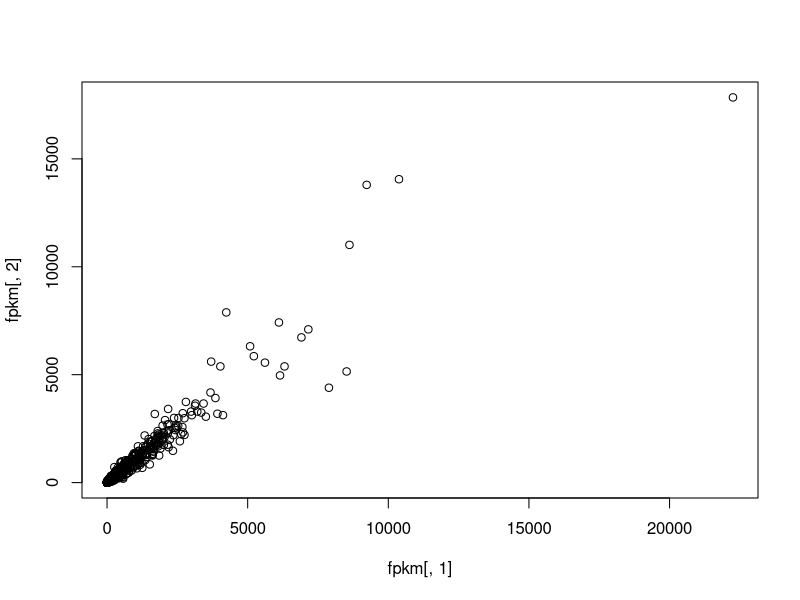
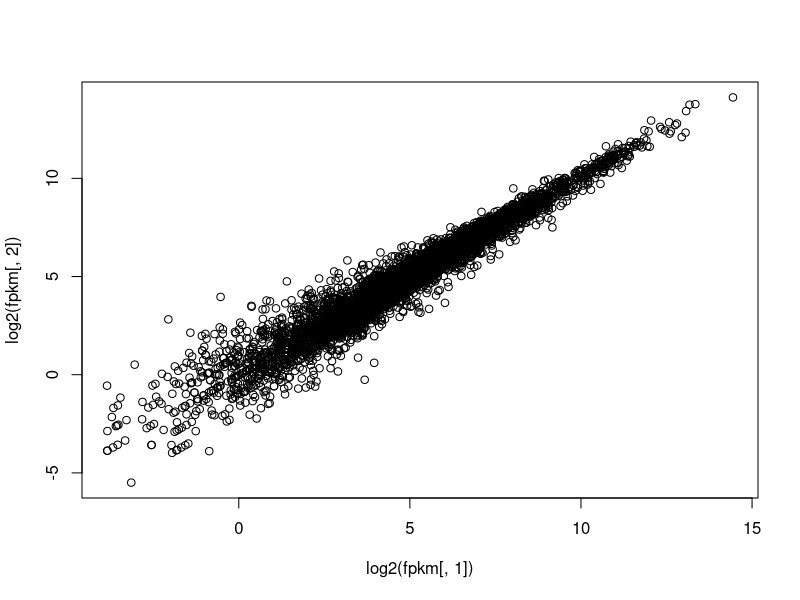
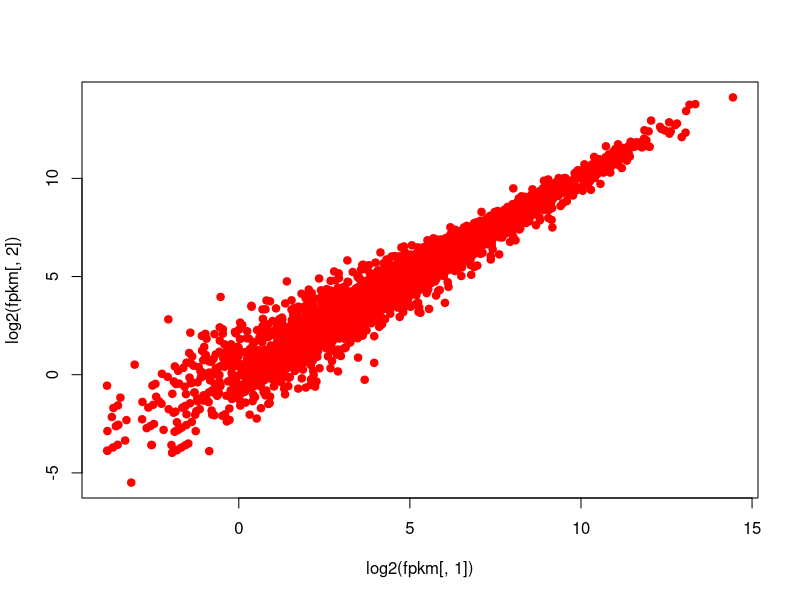
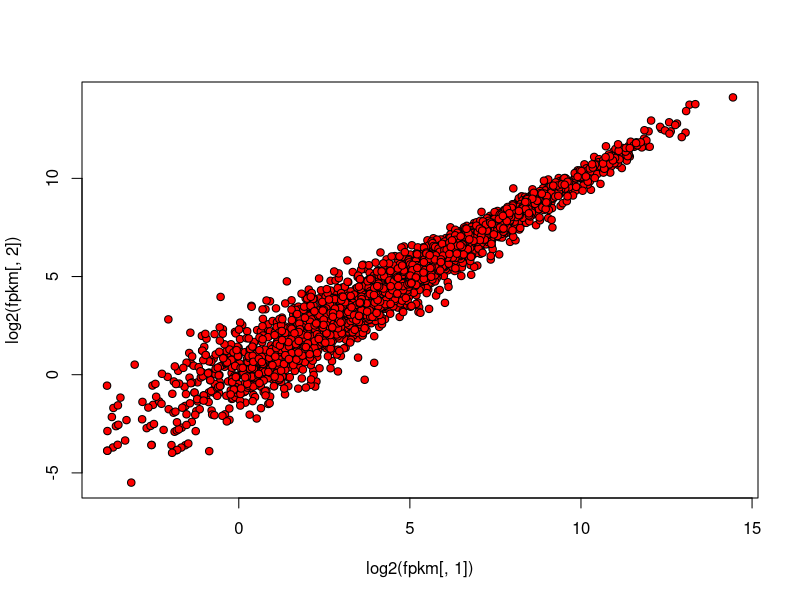
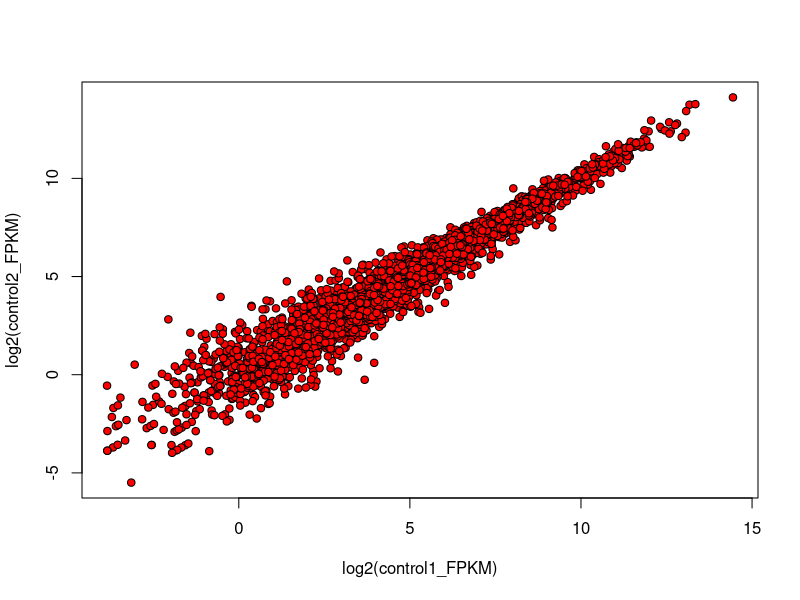
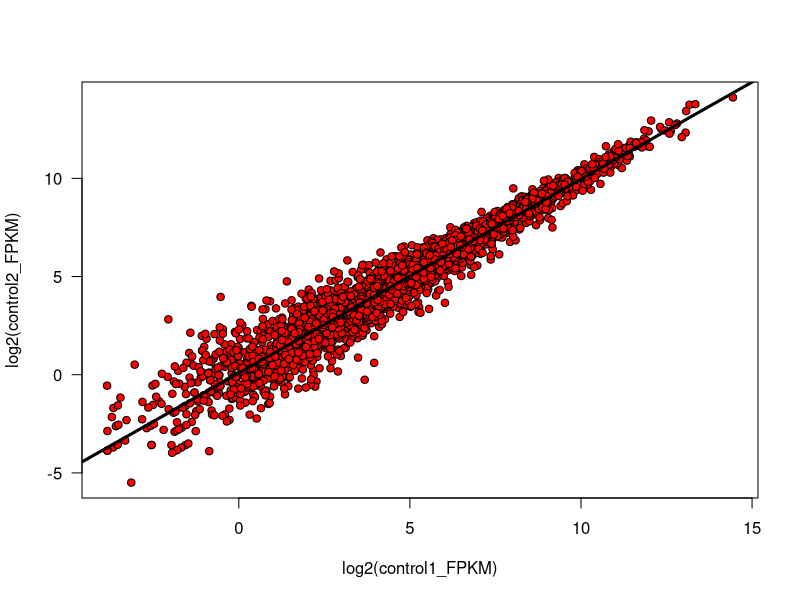
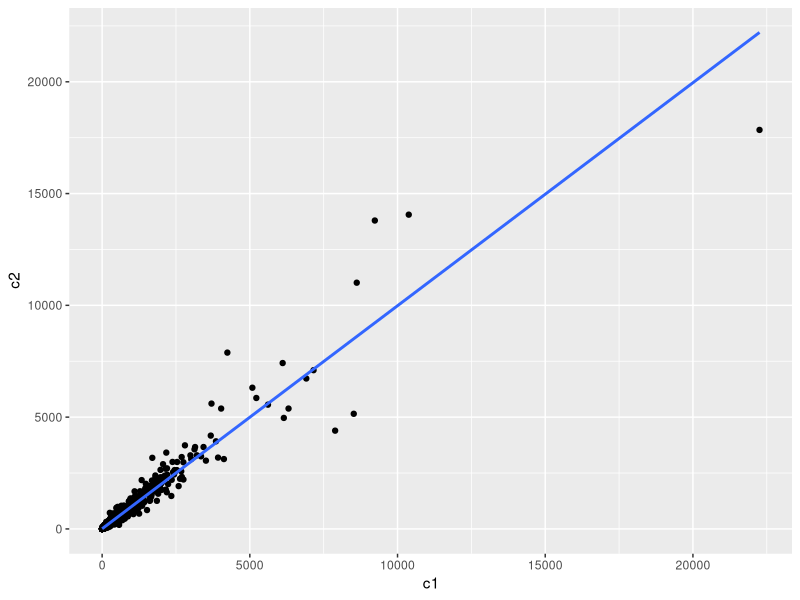
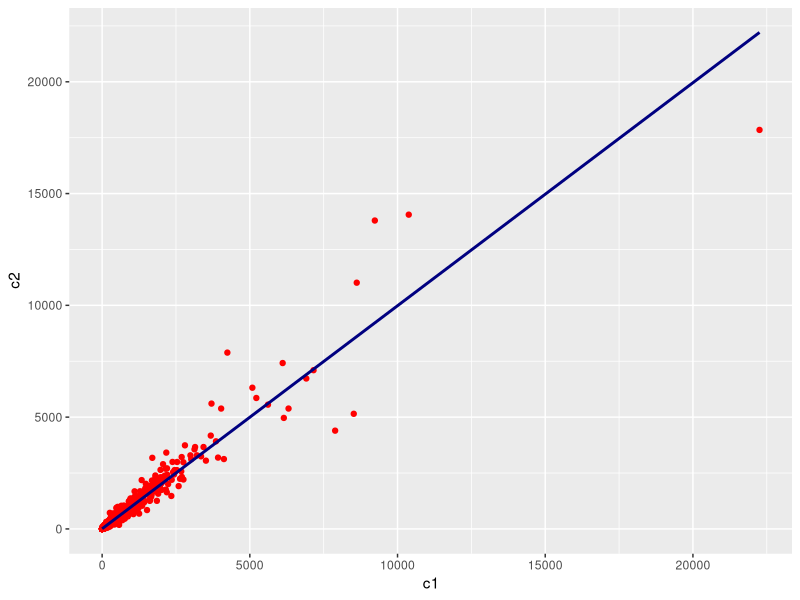

These figures' R source, in order:
#load the data
setwd("~/Desktop/R/ComputationalGenomicsR/")
df <- read.table('vehicle_drug_feature_counts.txt',
                 header = T, sep = '\t', row.names = 1)

#data normalization (FPKM)
dfReads <- df[,6:9]
fpkm    <- apply(dfReads, 2, 
                 function(x){x/df$Length *10^9/sum(x)})

##change the col name
colnames(fpkm) <- c('c1','c2','t1','t2')

##save the data
write.table(fpkm, file = 'vehicle_drug_feature_counts.fpkm.txt',
            row.names = T, col.names = T, sep = '\t',
            quote = F)

plot(fpkm[,1],fpkm[,2])


## change to log2
plot(log2(fpkm[,1]), log2(fpkm[,2]))


## change the points color 
plot(log2(fpkm[,1]), log2(fpkm[,2]),
     col = 'red', pch = 19)

#define the points by color further
plot(log2(fpkm[,1]), log2(fpkm[,2]),
     bg = 'red', pch = 21)


## change the lable
plot(log2(fpkm[,1]), log2(fpkm[,2]),
     bg = 'red', pch = 21,
     xlab = 'log2(control1_FPKM)',
     ylab = 'log2(control2_FPKM)')


## change the direction of the number at y-axis
plot(log2(fpkm[,1]), log2(fpkm[,2]),
     bg = 'red', pch = 21,
     xlab = 'log2(control1_FPKM)',
     ylab = 'log2(control2_FPKM)', las = 1)

##add regression line
id <- which(is.finite(log2(fpkm[,2])) & is.finite(log2(fpkm[,1])) )

nrow(fpkm)

length(id)

abline(lm(log2(fpkm[id,2]) ~ log2(fpkm[id,1])))

## change the width of the line 
abline(lm(log2(fpkm[id,2]) ~ log2(fpkm[id,1])),
       col = 'black', lwd = 3)



#use ggplot2 to draw scatter plot
library(ggplot2)
fpkm_c <- data.frame(c1 = as.numeric( fpkm[,1] ),
                     c2 = as.numeric( fpkm[,2] ) )
ggplot(fpkm_c, aes(x = c1, y = c2)) +
  geom_point() +
  geom_smooth(method = lm, se = F)


## with other color 
ggplot(fpkm_c, aes(x = c1, y = c2)) +
  geom_point(col = 'red') +
  geom_smooth(method = lm, se = F, col = 'navy')


#use ggplot2 to draw scatter plot with 2D density estimation
ggplot(log2(fpkm_c), aes(x = c1, y = c2)) +
  geom_point() +
  geom_density_2d()
